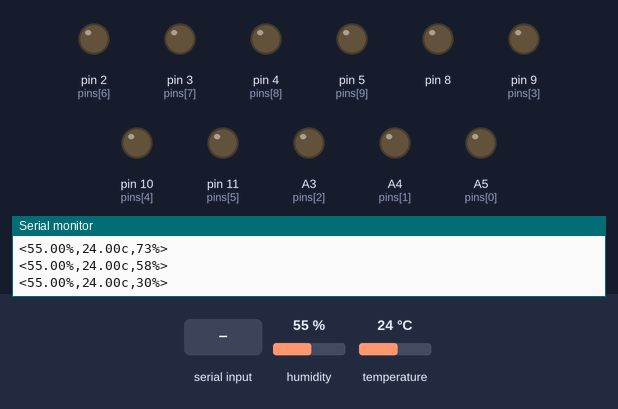
Bench run of a sketch on a simulated Arduino Uno, built with avr-gcc and run on an emulated ATmega328P. Shown: output pins drawn as LEDs (lit = HIGH), the last lines printed to the serial monitor. Inputs (shaded band) come from the test bench; at power-on: humidity 55 %, temperature 24 °C. Random numbers use the default seed unless the sketch sets one.

Above: at 1.2 s.
1.3 s: "1,90|" received over Serial
At 1.8 s:
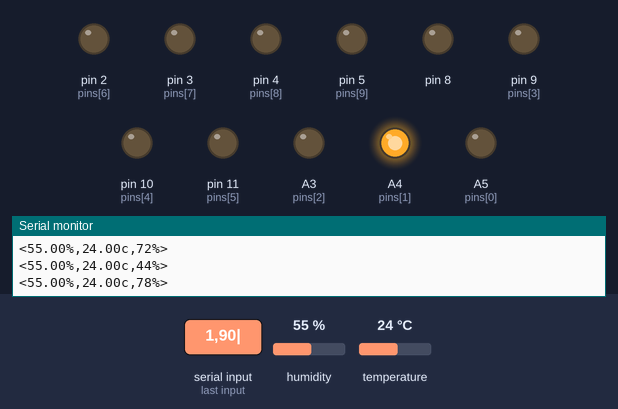
Timing chart, 0 to 4.3 s (numbered marks = the images above; inputs shaded):
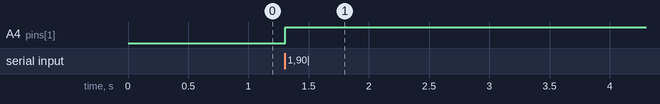

Measured:
- after the input at 1.3 s, A4 (pins[1]): LOW → HIGH at once

The sketch:

ConnectionApp.ino
```cpp
#include <Adafruit_Sensor.h>
#include <DHT.h>
#include <DHT_U.h>
#define DHTPIN 7
#define DHTTYPE    DHT11
DHT_Unified dht(DHTPIN, DHTTYPE);
uint32_t delayMS;

int pins[] = {A5, A4, A3, 9, 10, 11, 2, 3, 4, 5};
int pin_cmd[] =  {1, 1, 1, 2, 2, 2, 1, 1, 1, 1};
int len = 10;
int time;
int time_past;
String data;

void action(int pin, int signal){
  switch (pin_cmd[pin]) {
    case 1:
      digitalWrite(pins[pin], signal);
      break;
    case 2:
      analogWrite(pins[pin], map(signal, 0, 100, 0, 255));
      break;
  }
}

void send(){
    sensors_event_t event;
    dht.temperature().getEvent(&event);
    String a1 = String(event.temperature) + "c";
    dht.humidity().getEvent(&event);
    String a2 = String(event.relative_humidity) + "%";
    String a3 = String(random(0,100)) + "%";
    Serial.println("<" + a2 + "," + a1 + "," + a3 + ">");
}


void setup() {
    for (int i; i <= len; i++ ){
        pinMode(pins[i], OUTPUT);
    }
    Serial.begin(9600);
    dht.begin();
    sensor_t sensor;
    dht.temperature().getSensor(&sensor);
    dht.humidity().getSensor(&sensor);
}


void loop() {
    if(Serial.available()){
        data = Serial.readStringUntil('|');
        for (int i=0; i < data.length(); i++){
            if (data[i] == ','){
                int pin = data.substring(0, i).toInt();
                int signal = data.substring(i+1, data.length()).toInt();
                action(pin, signal);
                break;
            }
        }
    }
    time = millis();
    if(time-time_past > 200){
        time_past = millis();
        send();
    }
}
```
